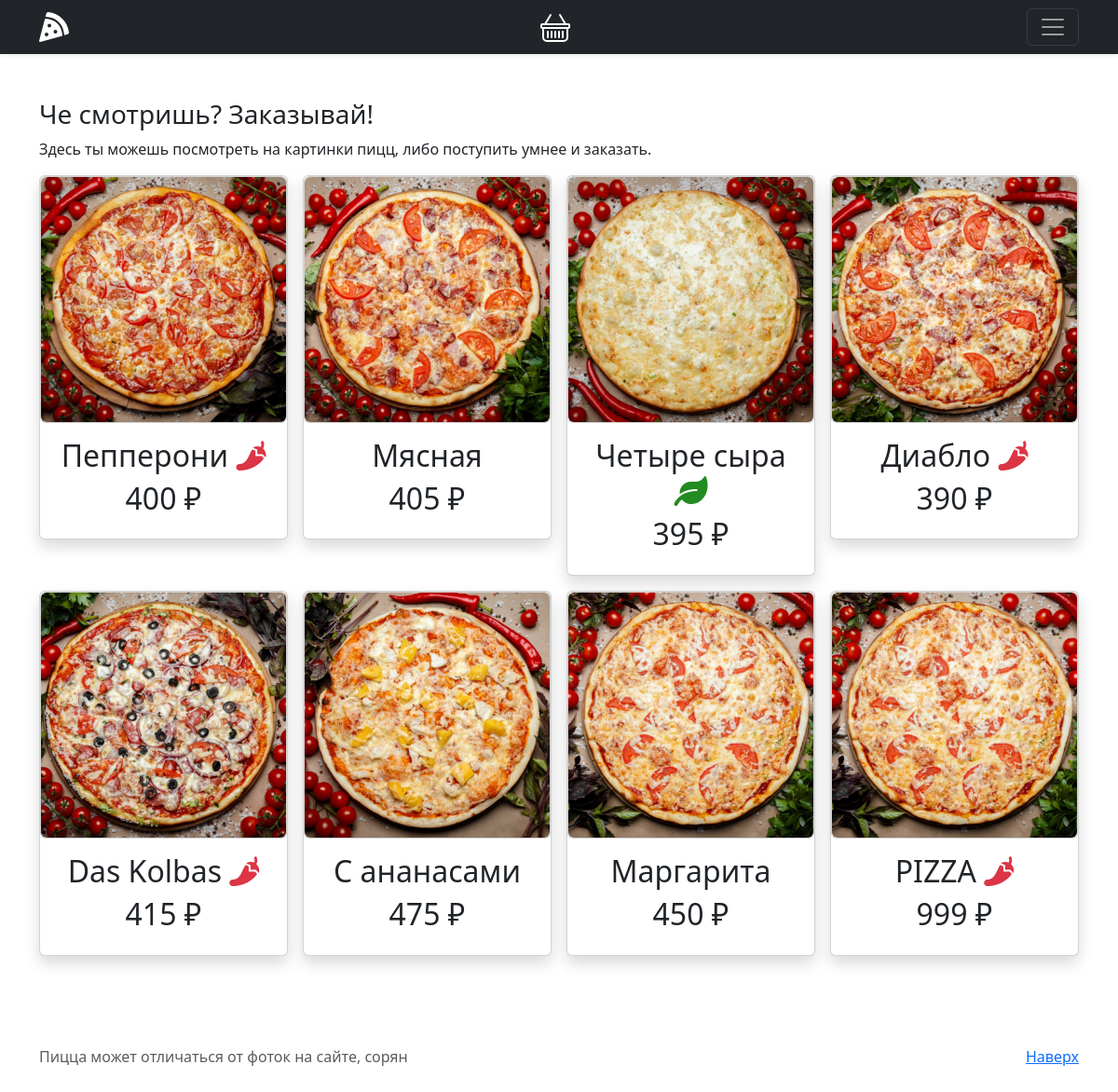
The page / on the database its author committed.
### goods/models.py (models this page shows, shortened)
class Pizza(models.Model):
    name = models.CharField(max_length=255)
    image = models.ImageField(upload_to="pizza/")
    cost = models.IntegerField()
    about = models.TextField()
    hot = models.BooleanField(default=False)
    vegan = models.BooleanField(default=False)

### goods/views.py (the view)
# urls.py: path("", views.PizzaListView.as_view(), name="pizzas-list"),
class PizzaListView(View):
    def get(self, request):
        return render(
            request,
            "list_all.html",
            {"pizzas": Pizza.objects.all(), "cart": PizzaCart(request)},
        )

### goods/cart.py (called while the page is built)
    def __len__(self):
        return sum(item["quantity"] for item in self.cart.values())

    def total_count(self):
        return len(self)

### templates/list_all.html (shortened to what this page needs)
{% extends 'base.html' %}
{% block content %}
<div class="container py-5">
          <h3>Че смотришь? Заказывай!</h3>
          <p>Здесь ты можешь посмотреть на картинки пицц, либо поступить умнее и заказать.</p>
    <div class="row row-cols-1 row-cols-sm-2 row-cols-md-3 g-3">
        {% for pizza in pizzas %}
        <div class="col-md-3">
          <div class="card shadow">
            <a class="card" href="{% url 'show-pizza' pizza.id %}">
                <img height="100%" src="{{ pizza.image.url }}" class="rounded">
            </a>
            <div class="text-center card-body">
                <h2>{{ pizza.name }}
                    {% if pizza.hot %}
                        <i style="color: #dc3545" class="fa-pepper-hot fa"></i>
                    {% elif pizza.vegan %}
                        <i style="color: forestgreen" class="fa fa-leaf"></i>
                    {% endif %}
                </h2>
                <h2 class="card-title pricing-card-title">{{ pizza.cost }} ₽</h2>
            </div>
          </div>
        </div>
        {% endfor %}
    </div>
</div>
{% endblock %}

### templates/base.html (shortened to what this page needs)
{% load static %}
<!doctype html>
<html lang="ru">
<head>
    <link href="https://cdn.jsdelivr.net/npm/bootstrap@5.3.0-alpha1/dist/css/bootstrap.min.css" rel="stylesheet">
    <link href="https://getbootstrap.com/docs/5.2/assets/css/docs.css" rel="stylesheet">
    <link rel="stylesheet" href="https://cdn.jsdelivr.net/gh/FortAwesome/Font-Awesome@5.15.3/css/all.css">
</head>
<body>
{% include 'menu.html' %}
<main>
    {% block content %}{% endblock %}
</main>
<footer class="text-muted py-5">
  <div class="container">
    <p class="float-end mb-1">
      <a href="#">Наверх</a>
    </p>
    <p class="mb-1">Пицца может отличаться от фоток на сайте, сорян</p>
  </div>
</footer>
</body>
</html>

### templates/menu.html (shortened to what this page needs)
<header>
  <div class="navbar navbar-dark bg-dark shadow-sm">
    <div class="container">
      <a href="/" class="navbar-brand d-flex align-items-center">
        <a href="{% url 'show-cart' %}" class="position-relative">
        </a>
      </a>
      <button class="navbar-toggler" type="button"
              data-bs-toggle="collapse" data-bs-target="#navbarHeader"
              aria-controls="navbarHeader" aria-expanded="false" aria-label="Toggle navigation">
        <span class="navbar-toggler-icon"></span>
      </button>
    </div>
  </div>
</header>

### rows shown on the page
Pizza: image (picture), name "Пепперони", hot True (drawn), cost "400"
Pizza: image (picture), name "Мясная", cost "405"
Pizza: image (picture), name "Четыре сыра", hot False (drawn), cost "395"
Pizza: image (picture), name "Диабло", hot True (drawn), cost "390"
Pizza: image (picture), name "Das Kolbas", hot True (drawn), cost "415"
Pizza: image (picture), name "С ананасами", cost "475"
Pizza: image (picture), name "Маргарита", cost "450"
Pizza: image (picture), name "PIZZA", hot True (drawn), cost "999"
